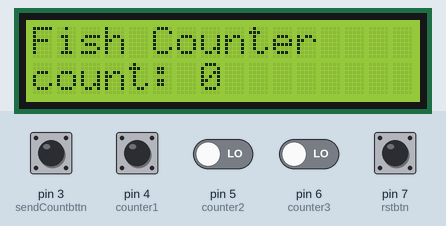
The sketch below on a simulated Arduino Uno, built with avr-gcc and run on an emulated ATmega328P. Parts: 16×2 character LCD. Inputs (shaded band) come from the test bench; at power-on: pin 3 (sendCountbttn), pin 7 (rstbtn) HIGH, pin 4 (counter1), pin 5 (counter2), pin 6 (counter3) LOW. No radio packets arrive unless stated; what the sketch prints to the serial monitor is not drawn.

Above: at 1.3 s.
1.4 s: pin 3 (sendCountbttn) pulled LOW for 0.15 s
At 2.0 s:
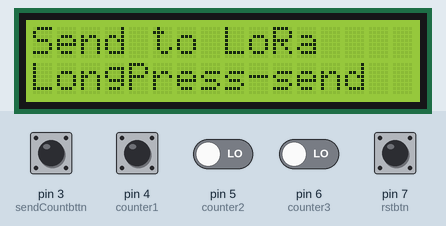
3.0 s: pin 3 (sendCountbttn) pulled LOW for 1 s
At 4.2 s:
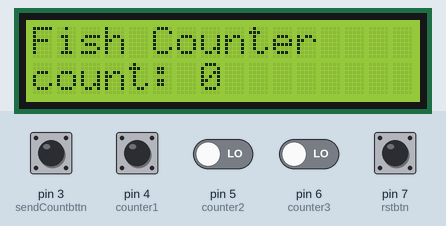
5.5 s: pin 7 (rstbtn) pulled LOW for 1 s
At 7.3 s:
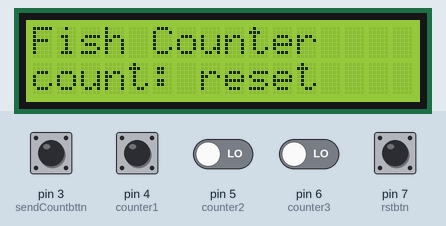
9.0 s: pin 4 (counter1) driven HIGH
10.5 s: pin 4 (counter1) driven LOW
At 11.5 s:
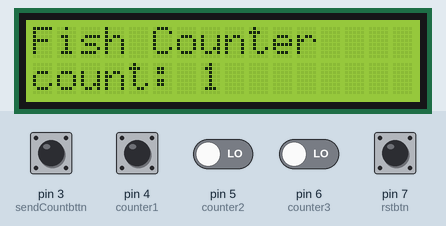
12.0 s: pin 4 (counter1) pulsed HIGH 5 times (0.12 s each, 0.3 s apart)
At 14.4 s:
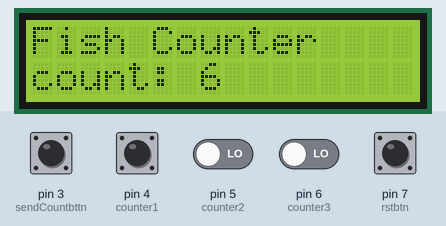
Timing chart, 0 to 15.9 s (numbered marks = the images above; inputs shaded):
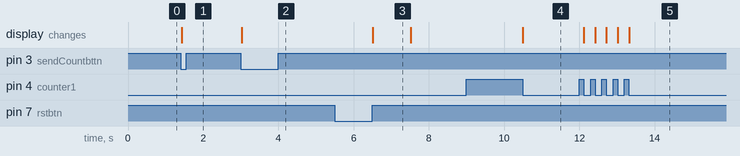

The sketch:

fishcounter.ino
```cpp
#define counter1 4
#define counter2 5
#define counter3 6
#define rstbtn 7
#define sendCountbttn 3

#include <SPI.h>              // include libraries
#include <LoRa.h>

const byte countingState = 0x0;
const byte toSendState = 0x1;
const byte sendingState = 0x2;
const byte sendSuccessState = 0x03;

byte state = countingState;     //default state of device
byte numSentMsg = 0;                   // track how many msgs already sent

bool changeState = true;

void setup() {

  pinMode(counter1, INPUT);
  pinMode(counter2, INPUT);
  pinMode(counter3, INPUT);

  pinMode(sendCountbttn, INPUT_PULLUP);
  pinMode(rstbtn, INPUT_PULLUP);

  attachInterrupt(digitalPinToInterrupt(sendCountbttn), my_interrupt_handler, FALLING);

  Serial.begin(9600);
  Serial.println("fishcounter");

  stateIRsensor_init();
  LoRaSetup();
  lcd_setup();
  Serial.println("counting state");
}

void loop() {

  startCounting();        //default state is counting, when interrupt is pressed. pause counting, start sending
  sendFishCount();        //only start sending when button(interrupt) is pressed
  resetcountORsendmsg();
  navigate_display();
}
```

fish_counting.ino
```cpp
bool oldstate = 0;
bool oldstate_2 = 0;
bool oldstate_3 = 0;
bool isCounting = true;
int fishcount = 0;
int firstpress = 0; //for reset button

void stateIRsensor_init() {
  oldstate = digitalRead(counter1);
  oldstate_2 = digitalRead(counter2);
  oldstate_3 = digitalRead(counter3);
}

bool checkState(int pin , bool oldState) {
  bool newState = digitalRead(pin);


  if (newState != oldState) {
    if (newState != LOW) { //fall edge
      Serial.print("Falling edge  ");
    }
    else {
      Serial.print("Rising Edge  pin:");
      Serial.print(pin);
      Serial.print("  count: ");
      fishcount++;
      Serial.println(fishcount);
      count_display();
    }

  }
  return newState;
}

void startCounting() {
  if (state == countingState) {
    oldstate = checkState(counter1, oldstate);
    oldstate_2 = checkState(counter2, oldstate_2);
    oldstate_3 = checkState(counter3, oldstate_3);
  }
}
```

long_press.ino
```cpp
const int LONG_PRESS_TIME  = 1000;

int lastState = HIGH;
int currentState;
unsigned long pressedTime  = 0;
unsigned long releasedTime = 0;


void resetcountORsendmsg() {

  currentState = digitalRead(rstbtn);

  if (lastState == HIGH && currentState == LOW)       // button is pressed
    pressedTime = millis();
  else if (lastState == LOW && currentState == HIGH) { // button is released
    releasedTime = millis();

    long pressDuration = releasedTime - pressedTime;

    if ( pressDuration > LONG_PRESS_TIME )
      if (state == countingState) {
        Serial.println("fish count reset");
        countReset_display();
        fishcount = 0;
      }
      else if (state == toSendState) {
        Serial.println("Sending count...");
        state = sendingState;
        changeState = true;
        numSentMsg = 0;                   // reset tracking of msgs sent
      }
  }

  // save the the last state
  lastState = currentState;
}
```

lora_send.ino
```cpp
#define csPin  10         // LoRa radio chip select
#define resetPin  -1       // LoRa radio reset
#define irqPin  2         // change for your board; must be a hardware interrupt pin


byte localAddress = 0xBB;     // address of this device
byte destination = 0xFF;      // destination to send to

unsigned long lastSendTime = 0;        // last send time
int interval = 5000;                   // send msg every 5 seconds

String acknowledge = "counter";        // symbol or word to check from esp8266 reply(callback)
byte maxSentMsg = 3;                  // continue to send until max limit reached,then show "failed to send"


void LoRaSetup() {
  // used to only receive lora with the same syncword, receive lora within the network only
  LoRa.setPins(csPin, resetPin, irqPin);

  if (!LoRa.begin(433E6)) {                       // initialize ratio at 915 MHz
    Serial.println("LoRa init failed. Check your connections.");
    while (true);                                 // if failed, do nothing
  }
  Serial.println("LoRa init succeeded.");

  LoRa.setSpreadingFactor(12);
  LoRa.setSyncWord(0x55);

  LoRa.onReceive(onReceive);
  LoRa.onTxDone(onTxDone);
  LoRa_rxMode();
}

void sendFishCount() {
  if (state == sendingState) {                            //send continuously until esp8266 replied
    if (millis() - lastSendTime > interval) {    //send every interval seconds

      sendMessage(String(fishcount));

      lastSendTime = millis();                    // timestamp the message

    }
    if (numSentMsg == maxSentMsg) {
      state = toSendState;                           //used to stop sending
      Serial.println("sending failed, long press to resend");
      sendingFailed_display();
      numSentMsg = 0;
    }
  }
}


void sendMessage(String outgoing) {
  LoRa_txMode();
  LoRa.beginPacket();                            // start packet
  LoRa.write(destination);                       // add destination address
  LoRa.write(localAddress);                      // add sender address
  LoRa.write(outgoing.length());                 // add payload length
  LoRa.print(outgoing);                          // add payload
  LoRa.endPacket(true);                              // finish packet and send it                          // increment message ID
}


void onReceive(int packetSize) {

  // read packet header bytes:
  int receiver = LoRa.read();                  // receiver address
  byte sender = LoRa.read();                    // sender address
  byte incomingLength = LoRa.read();            // incoming msg length

  String incoming = "";

  while (LoRa.available()) {
    incoming += (char)LoRa.read();
  }

  // if (incomingLength != incoming.length()) {   // check length for error
  //   Serial.println("error: message length does not match length");
  //   return;                                    // skip rest of function
  // }

  // if the receiver isn't this device or broadcast,
//   if (receiver != localAddress && receiver != 0xFF) {
// //    Serial.println("This message is not for me.");
//     return;                                    // skip rest of function
//   }

  if (incoming == acknowledge) {
    state = sendSuccessState;                      //stop sending after received callback
    changeState = true;
  }

  // if message is for this device, or broadcast, print details:
  // Serial.println("Received from: 0x" + String(sender, HEX));
  // Serial.println("Sent to: 0x" + String(receiver, HEX));
  // Serial.println("Message length: " + String(incomingLength));
  // Serial.println("Message: " + incoming);
  // Serial.println("RSSI: " + String(LoRa.packetRssi()));
  // Serial.println("Snr: " + String(LoRa.packetSnr()));
  // Serial.println();
}

void onTxDone() {
  LoRa_rxMode();
  Serial.print("sent fishcount: ");
  Serial.println(fishcount);
  numSentMsg += 1;
}

void LoRa_txMode(){
  LoRa.idle();                          // set standby mode
  LoRa.disableInvertIQ();                // active invert I and Q signals
}

void LoRa_rxMode(){
  LoRa.enableInvertIQ();               // normal mode
  LoRa.receive();                       // set receive mode
}
```

navigation.ino
```cpp
void ISR_sendCount() {
  if (state == countingState) {
    state = toSendState;  // pause counting
    Serial.println("Send to LoRa");
    changeState = true;

  } else if (state == toSendState) {
    state = countingState;
    Serial.println("Fish Counter");
    changeState = true;
  }
}

void my_interrupt_handler() {
  static unsigned long last_interrupt_time = 0;
  unsigned long interrupt_time = millis();
  // If interrupts come faster than 200ms, assume it's a bounce and ignore
  if (interrupt_time - last_interrupt_time > 200) {
    ISR_sendCount();
  }
  last_interrupt_time = interrupt_time;
}
```

lcd_display.ino
```cpp
#include <Wire.h>
#include <LiquidCrystal_I2C.h>

LiquidCrystal_I2C lcd(0x27, 16, 2);


void lcd_setup() {
  lcd.begin(16, 2);
  lcd.init();
  lcd.backlight();
  lcd.setCursor(0, 0);
  lcd.print("Fish Counter");
}

void navCount_display() {

  lcd.clear();
  lcd.setCursor(0, 0);
  lcd.print("Fish Counter");
  lcd.setCursor(0, 1);
  lcd.print("count: ");
  count_display();
}

void navSend_display() {

  lcd.clear();
  lcd.setCursor(0, 0);
  lcd.print("Send to LoRa");
  longPressSend();
}

void longPressSend() {
  lcd.setCursor(0, 1);
  lcd.print("LongPress-send");
}

void count_display() {

  lcd.setCursor(7, 1);
  lcd.print(fishcount);
}

void countReset_display() {
  lcd.setCursor(7, 1);
  lcd.print("reset");
  delay(1000);
  lcd.setCursor(7, 1);
  lcd.print("0     ");
}

void sending_display() {
  lcd.setCursor(0, 1);
  lcd.print("Sending...      ");
}

void sendingFailed_display() {
  lcd.setCursor(0, 1);
  lcd.print("Sending Failed");
  delay(2000);
  longPressSend();
}

void sendingSuccess_display() {
  lcd.setCursor(0, 1);
  lcd.print("Send Success! ");
  delay(5000);
  longPressSend();
}

void navigate_display() {
  if (changeState) {

    switch (state) {

      case countingState:
        navCount_display();
        changeState = false;
        break;

      case toSendState:
        navSend_display();
        changeState = false;
        break;

      case sendingState:
        sending_display();
        changeState = false;
        break;

      case sendSuccessState:
        sendingSuccess_display();
        changeState = false;
        state = toSendState;
        Serial.println("---received---");
        break;
    }
  }
}
```

Measured:
- after the input at 1.4 s, the display: changes at once (image 1)
- after the input at 3.0 s, the display: changes at once (image 2)
- after the input at 5.5 s, the display: changes after 1.0 s (image 3)
- after the input at 9.0 s, every drawn part: stays the same
- after the input at 10.5 s, the display: changes at once (image 4)
- after the input at 12.0 s, the display: first changes after 0.12 s (image 5 shows a later state)
- what the display in image 3 shows lasts 1.0 s, from 6.5 s to 7.5 s
